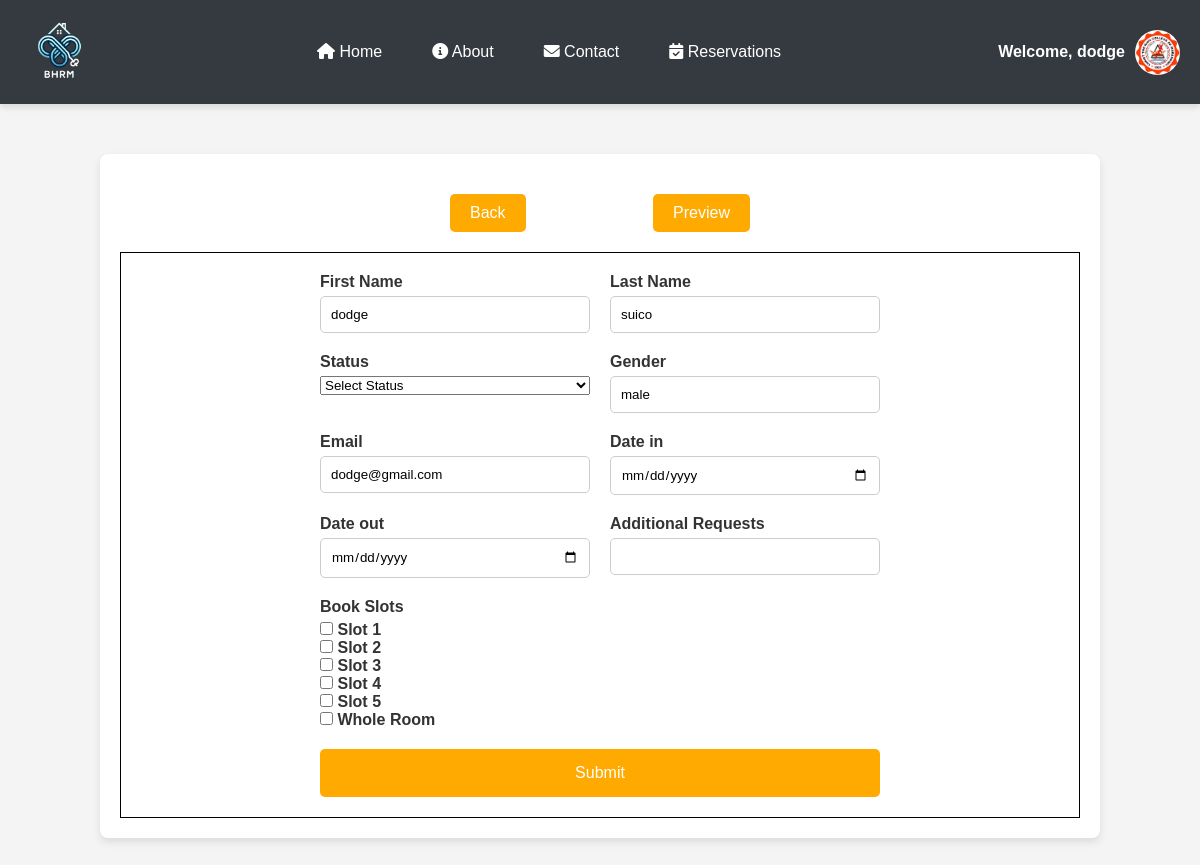
Screenshot of /book-in.php?roomno=2 (signed in) with the database file from the repository.
### tables this page shows
CREATE TABLE `users` (
  `id` int(11) NOT NULL,
  `image` varchar(255) NOT NULL,
  `fname` varchar(50) NOT NULL,
  `lname` varchar(50) NOT NULL,
  `gender` varchar(255) NOT NULL,
  `uname` varchar(50) NOT NULL,
  `pass` varchar(50) NOT NULL,
  `role` varchar(50) NOT NULL,
  `hname` varchar(255) NOT NULL
);

### book-in.php (the view, shortened to what this page needs)
<?php
require 'php/connection.php';
if (!empty($_SESSION["hname"])) {
    if (!empty($_SESSION["roomno"])){
        $roomno = $_SESSION['roomno'];
    }else{
        $roomno = $_GET['roomno'];
    }
    $hname = $_SESSION['hname'];
}
if(!empty($_SESSION["uname"]) && !empty($_SESSION["role"])){
    $hname = $_SESSION['hname'];
    if (!empty($_SESSION["roomno"])){
        $roomno = $_SESSION['roomno'];
    }else{
        $roomno = $_GET['roomno'];
    }
    $query = "select * from rooms where room_no = '$roomno' and hname = '$hname'";
    $result = mysqli_query($conn, $query);
    $fetch = mysqli_fetch_assoc($result);
    $roomno = $fetch['room_no'];
    if($result){
        $uname = $_SESSION['uname'];
        $query = "select * from users where uname = '$uname'";
        $result = mysqli_query($conn, $query);
        $fetch = mysqli_fetch_assoc($result);
        $fname = $fetch['fname'];
        $lname = $fetch['lname'];
        $gender = $fetch['gender'];
    }if($result){
        $hname = $_SESSION['hname'];
    }
}else{
    $_SESSION['login_warning'] = true;
    header('location: index.php');
    exit();
}
?>
<!DOCTYPE html>
<html lang="en">
<head>
</head>
<body>
<?php include 'navbar.php'; ?>
<div class="background">
        <div class="centering">
            <button id="backButton" class="preview-btn">Back</button>
            <button id="previewButton" class="preview-btn">Preview</button>
        </div>
    <div class="form">
        <form method="post">
            <div class="form-col">
                <label for="fname">First Name</label>
                <input type="text" id="fname" name="fname" value="<?php echo $fname ?>">
            </div>
            <div class="form-col">
                <label for="lname">Last Name</label>
                <input type="text" id="lname" name="lname" value="<?php echo $lname ?>">
            </div>
            <div class="form-col">
                <label>Status</label>
                <select id="fruits" name="tenant_status">
                    <option value="">Select Status</option>
                </select>
            </div>
            <div class="form-col">
                <label for="lname">Gender</label>
                <input type="text" id="lname" name="gender" value="<?php echo $gender ?>" readonly>
            </div>
            <div class="form-col">
                <label for="email">Email</label>
                <input type="email" id="email" name="email" value="<?php echo $_SESSION['uname']; ?>" readonly>
            </div>
            <div class="form-col">
                <label for="datein">Date in</label>
                <input type="date" id="datein" name="datein" min="<?php echo date('Y-m-d'); ?>" oninput="this.min = new Date().toISOString().split('T')[0]">
            </div>
            <div class="form-col">
                <label for="dateout">Date out</label>
                <input type="date" id="dateout" name="dateout">
            </div>
            <div class="form-col">
                <label for="addons">Additional Requests</label>
                <input type="text" id="addons" name="addons">
            </div>
            <?php
                $roomQuery = "SELECT capacity, current_tenant FROM rooms WHERE room_no = '$roomno' AND hname = '$hname'";
                $roomResult = mysqli_query($conn, $roomQuery);
                $roomData = mysqli_fetch_assoc($roomResult);
                $roomCapacity = $roomData['capacity'];
                $currentTenant = $roomData['current_tenant'];
                $availableSlots = $roomCapacity - $currentTenant;
                $checkbox_options = '';
                for ($i = 1; $i <= $availableSlots; $i++) {
                    $checkbox_options .= "
                        <div class='form-check'>
                            <input type='checkbox' class='form-check-input' id='slot_$i' name='slots[]' value='Slot $i'>
                            <label class='form-check-label' for='slot_$i'>Slot $i</label>
                        </div>
                    ";
                }
                if ($availableSlots == $roomCapacity) {
                    $checkbox_options .= "
                        <div class='form-check'>
                            <input type='checkbox' class='form-check-input' id='whole_room' name='slots[]' value='Whole Room'>
                            <label class='form-check-label' for='whole_room'>Whole Room</label>
                        </div>";
                }
            ?>
            <div class="form-col">
                <label for="slots">Book Slots</label>
                <?php echo $checkbox_options; ?>
            </div>
            <button type="submit" name="submit">Submit</button>
        </form>
    </div>
</div>
</body>
</html>

### navbar.php (shortened to what this page needs)
<!DOCTYPE html>
<html lang="en">
<head>
    <link rel="stylesheet" href="https://cdnjs.cloudflare.com/ajax/libs/font-awesome/6.0.0/css/all.min.css">
</head>
<body>
<?php
    if (!empty($_SESSION['uname'])) {
        $uname = $_SESSION['uname'];
        $query = "SELECT * FROM users WHERE uname = '$uname'";
        $result = mysqli_query($conn, $query);
        $fetch = mysqli_fetch_assoc($result);
    }
?>
<nav class="navbar">
    <a class="navbar-brand" href="#">
        <img src="images/logo.png" alt="Logo">
    </a>
    <div class="nav-links">
        <a class="nav-link" href="index.php"><i class="fas fa-home"></i> Home</a>
        <a class="nav-link" href="about.php"><i class="fas fa-info-circle"></i> About</a>
        <a class="nav-link" href="contact.php"><i class="fas fa-envelope"></i> Contact</a>
        <?php if (!empty($_SESSION['uname']) && $_SESSION['role'] == 'landlord'): ?>
            <a class="nav-link" href="reservation.php"><i class="fas fa-calendar-check"></i> Reservations</a>
        <?php endif; ?>
    </div>
    <div class="login">
        <?php if (empty($_SESSION['uname'])): ?>
            <a class="button" href="php/login.php"><i class="fas fa-sign-in-alt"></i> Login</a>
        <?php else: ?>
            <div class="profile-dropdown">
                <span>Welcome, <?php echo $fetch['fname']; ?></span>
                <img src="<?php echo $fetch['image']; ?>" alt="Profile Image" class="profile-img">
            </div>
        <?php endif; ?>
    </div>
</nav>
</body>
</html>

### book-in.php (style rules this page uses)
body { font-family: 'Arial', sans-serif; background-color: #f4f4f4; color: #333; margin: 0; padding: 0; }
.background { padding: 20px; width: 1000px; margin: 50px auto; background-color: white; border-radius: 8px; box-shadow: 0 4px 8px rgba(0, 0, 0, 0.1); }
button { grid-column: span 2; background-color: #ffaa00; border: none; padding: 15px; border-radius: 5px; font-size: 16px; cursor: pointer; transition: background-color 0.3s; color: white; }
.preview-btn { padding: 10px 20px; background-color: #ffaa00; color: white; border: none; border-radius: 5px; cursor: pointer; }
.centering { display: flex; justify-content: space-between; width: 300px; margin: 20px auto; }
.form { border: 1px solid black; width: auto; display: flex; justify-content: center; }
form { display: grid; grid-template-columns: 1fr 1fr; gap: 20px; padding: 20px; width: 600px; }
.form-col { display: flex; flex-direction: column; }
label { margin-bottom: 5px; font-weight: bold; }
input { padding: 10px; border: 1px solid #ccc; border-radius: 5px; }

### navbar.php (style rules this page uses)
* { margin: 0; padding: 0; box-sizing: border-box; font-family: sans-serif; }
.navbar { background-color: #343a40; display: flex; justify-content: space-between; align-items: center; padding: 10px 20px; box-shadow: 0 4px 6px rgba(0, 0, 0, 0.1); position: relative; }
.navbar-brand img { width: 80px; height: 80px; }
.nav-links { display: flex; gap: 20px; align-items: center; }
.nav-link { color: white; text-decoration: none; padding: 10px 15px; transition: color 0.3s ease; }
.profile-dropdown { position: relative; display: flex; align-items: center; cursor: pointer; }
.profile-dropdown span { color: white; font-weight: bold; margin-right: 10px; }
.profile-img { width: 45px; height: 45px; border-radius: 50%; object-fit: cover; }

### rows the page displays
users: fname "dodge", image (picture), lname "suico", gender "male"
